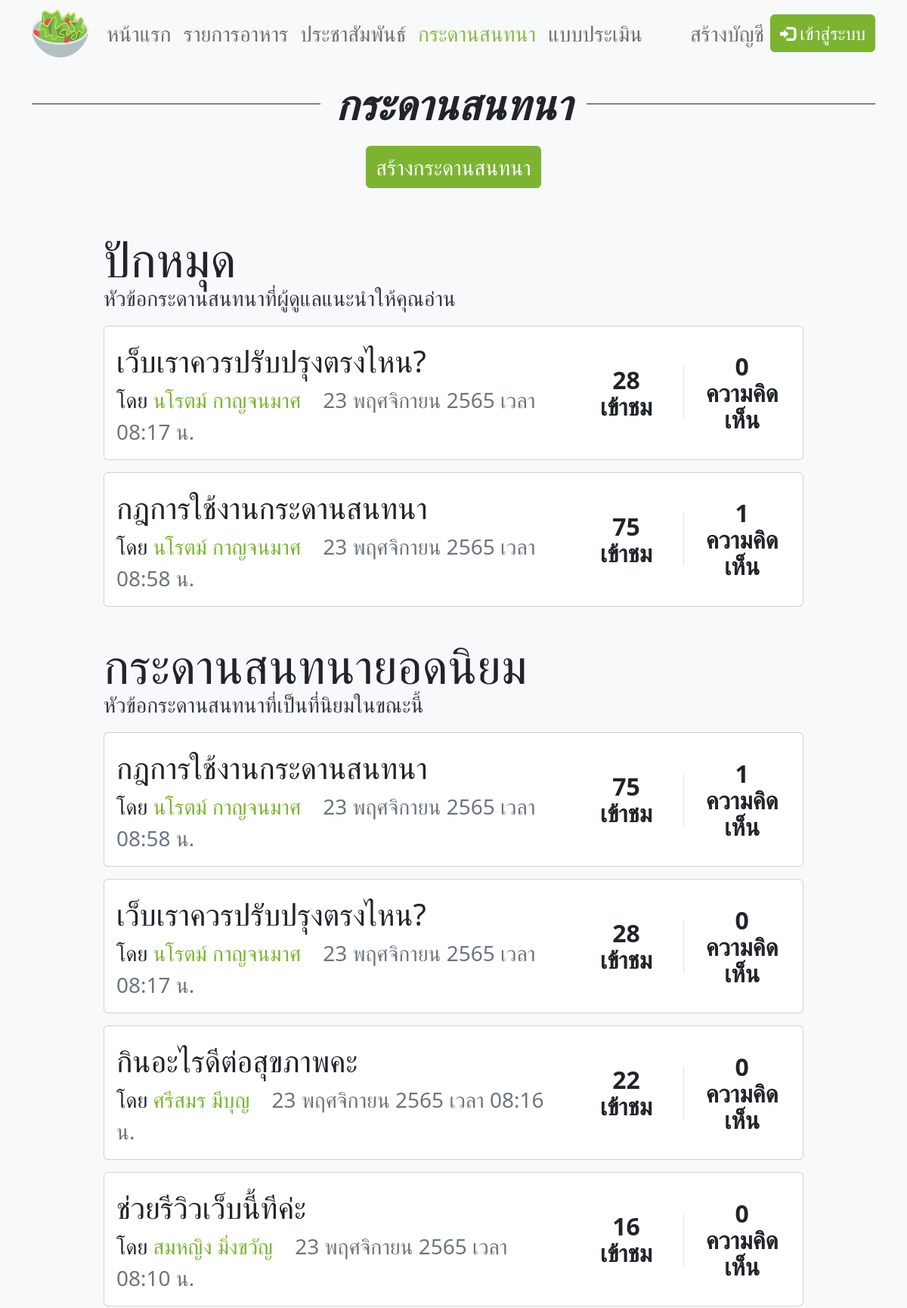
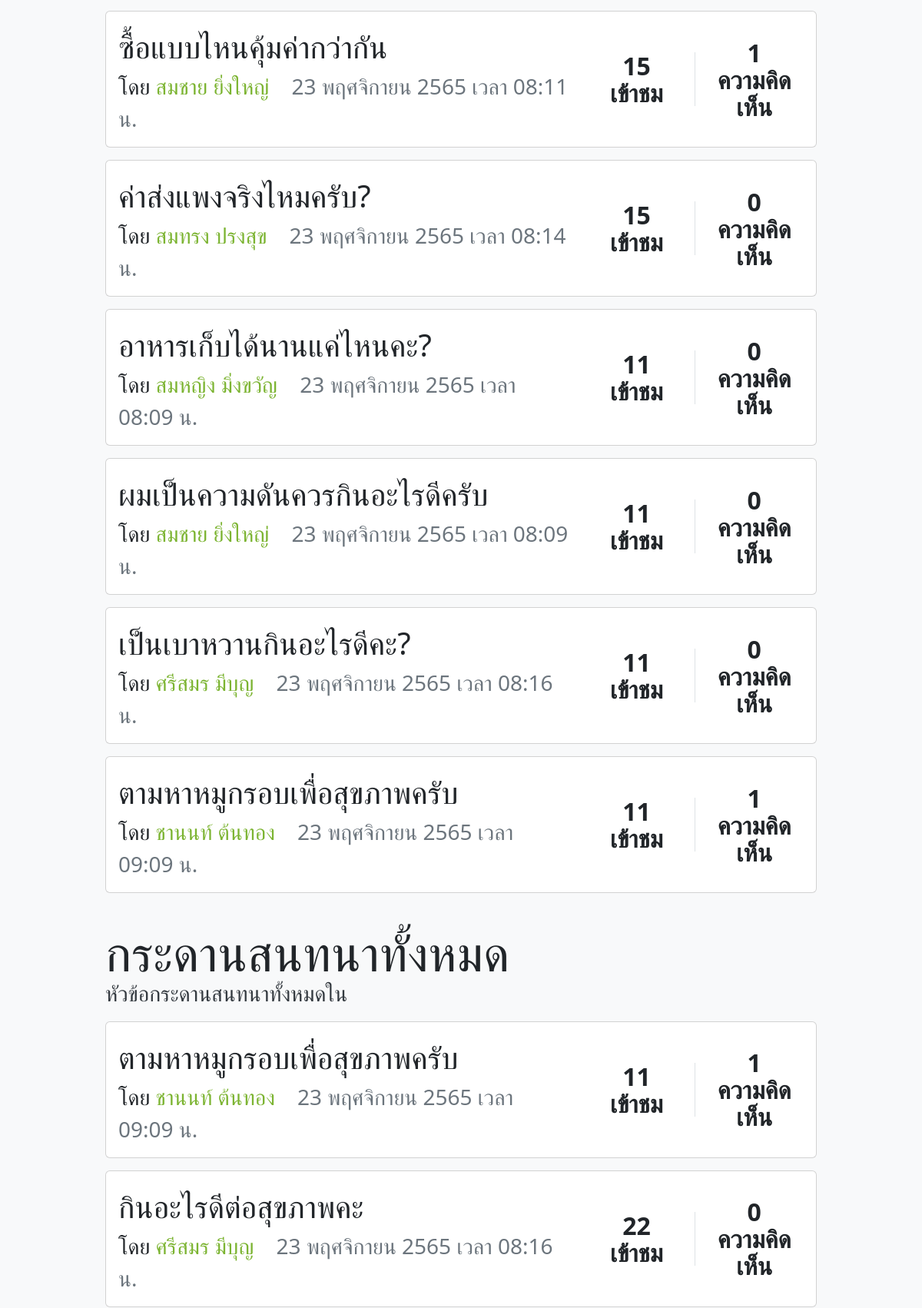
/?page=forum-home (upper part), run on the app's committed database (2 pictures, top to bottom).
### tables this page shows
CREATE TABLE `forum` (
  `forum_id` int(11) NOT NULL,
  `u_id` int(11) NOT NULL,
  `forum_pin` int(11) NOT NULL,
  `forum_topic` varchar(255) NOT NULL,
  `forum_detail` text NOT NULL,
  `forum_img` varchar(255) NOT NULL,
  `forum_created` datetime NOT NULL,
  `forum_updated` timestamp NOT NULL DEFAULT current_timestamp() ON UPDATE current_timestamp()
);

CREATE TABLE `user` (
  `u_id` int(11) NOT NULL,
  `u_fname` varchar(255) NOT NULL,
  `u_lname` varchar(255) NOT NULL,
  `u_tel` varchar(10) NOT NULL,
  `u_email` varchar(255) NOT NULL,
  `u_status` int(11) NOT NULL,
  `u_updated` timestamp NOT NULL DEFAULT current_timestamp() ON UPDATE current_timestamp()
);

### system/f_query.php (called while the page is built, shortened)
<?php
function loga($name, $text, $log) {
    return true;
}
function qry($sql, $log = false) {
    global $conn;
    if($query = mysqli_query($conn, $sql)) {
        return $query;
    }
    return false;
}
function num($sql, $log = false) {
    if($query = qry($sql, $log)) {
        $num = mysqli_num_rows($query);
        if($num >= 0) {
            return $num;
        }
    }
    return false;
}
function fec($sql, $log = false) {
    if($query = qry($sql, $log)) {
        if(num($sql, $log) > 0) {
            while($value = mysqli_fetch_array($query)) {
                $data[] = $value;
            }
            return $data;
        } else {
            loga("fetch", "no data to fetch", $log);
        }
    }
    return false;
}

### system/f_utility.php (called while the page is built, shortened)
<?php
function thai($time, $type = 1) {
    $cut = explode("-", $time);
    $timeNew = strtotime($time);
    $month_map = [
        "01" => "มกราคม",
        "02" => "กุมภาพันธ์",
        "03" => "มีนาคม",
        "04" => "เมษายน",
        "05" => "พฤษภาคม",
        "06" => "มิถุนายน",
        "07" => "กรกฎาคม",
        "08" => "สิงหาคม",
        "09" => "กันยายน",
        "10" => "ตุลาคม",
        "11" => "พฤศจิกายน",
        "12" => "ธันวาคม"
    ];
    $hour = date("H:i น.", $timeNew);
    $day = date("d", $timeNew);
    $month = $month_map[$cut[1]];
    $year = date("Y", $timeNew) + 543;
    if($type == 1) {
        $text = $month." ".$day.", ".$year;
        return $text;
    } elseif($type == 2) {
        $text = $day." ".$month." ".$year." เวลา ".$hour;
        return $text;
    }
    return $time;
}

### forum-home.php (the view, shortened to what this page needs)
<?php
$sql_pin = "SELECT * FROM forum WHERE forum_pin = 1";
$sql_hot = "SELECT forum_id, COUNT(forum_id) AS c FROM view_forum GROUP BY forum_id ORDER BY c DESC LIMIT 10";
$sql_all = "SELECT * FROM forum ORDER BY forum_created DESC";
?>
<div class="container pt-5">
    <div class="line">
        <span class="text">กระดานสนทนา</span>
    </div>
    <div class="my-3 text-center">
        <a href="?page=<?php if(@$_SESSION['u_id'] != ""){ echo "forum-create"; } else { echo "go-to&go_page=".urlencode("?page=login")."&old_page=".urlencode("page=forum-create"); } ?>" class="btn btn-primary fs-3">สร้างกระดานสนทนา</a>
    </div>
</div>
<div class="container pb-5">
    <div class="row justify-content-center">
        <div class="col-12 col-lg-10">
            <?php
            if(num($sql_pin) > 0) {
                ?>
                <p class="display-3 mt-5" style="line-height: calc(1.525rem + 3vw);">ปักหมุด</p>
                <p class="text-dark-80 fs-3 mb-3">หัวข้อกระดานสนทนาที่ผู้ดูแลแนะนำให้คุณอ่าน</p>
                <?php
                foreach (fec($sql_pin) as $key => $value) {
                    $sql_name = "SELECT * FROM user WHERE u_id='".$value['u_id']."'";
                    $data_name = fec($sql_name);
                    $sql_view = "SELECT COUNT(vforum_id) AS c FROM view_forum WHERE forum_id='".$value['forum_id']."'";
                    $data_view = fec($sql_view);
                    $sql_comment = "SELECT COUNT(comf_id) AS c FROM comment_forum WHERE forum_id='".$value['forum_id']."'";
                    $data_comment = fec($sql_comment);
                    ?>
                    <div class="card my-3">
                        <div class="card-body">
                            <div class="row d-none d-lg-flex">
                                <div class="col-8">
                                    <p class="fs-1"><?= $value['forum_topic'] ?></p>
                                    <p class="fs-3">โดย <span class="text-primary"><?= $data_name[0]['u_fname']." ".$data_name[0]['u_lname'] ?></span>&nbsp;&nbsp;&nbsp;&nbsp;<span class="text-muted"><?= thai($value['forum_updated'], 2) ?></span></p>
                                </div>
                                <div class="col-4 my-auto">
                                    <div class="row justify-content-center align-items-center">
                                        <div class="col-6 text-center border-end border-1">
                                            <p class="fs-2 fw-bold" style="line-height: 35px;"><?= number_format($data_view[0]['c']) ?></p>
                                            <p class="fs-2 fw-bold" style="line-height: 35px;">เข้าชม</p>
                                        </div>
                                        <div class="col-6 text-center">
                                            <p class="fs-2 fw-bold" style="line-height: 35px;"><?= number_format($data_comment[0]['c']) ?></p>
                                            <p class="fs-2 fw-bold" style="line-height: 35px;">ความคิดเห็น</p>
                                        </div>
                                    </div>
                                </div>
                            </div>
                        </div>
                    </div>
                    <?php
                }
            }
            if(num($sql_hot) > 0) {
                ?>
                <p class="display-3 mt-5" style="line-height: calc(1.525rem + 3vw);">กระดานสนทนายอดนิยม</p>
                <p class="text-dark-80 fs-3 mb-3">หัวข้อกระดานสนทนาที่เป็นที่นิยมในขณะนี้</p>
                <?php
                foreach (fec($sql_hot) as $key => $value) {
                    $sql_forum = "SELECT * FROM forum WHERE forum_id='".$value['forum_id']."'";
                    $data_forum = fec($sql_forum);
                    $sql_name = "SELECT * FROM user WHERE u_id='".$data_forum[0]['u_id']."'";
                    $data_name = fec($sql_name);
                    $sql_view = "SELECT COUNT(vforum_id) AS c FROM view_forum WHERE forum_id='".$value['forum_id']."'";
                    $data_view = fec($sql_view);
                    $sql_comment = "SELECT COUNT(comf_id) AS c FROM comment_forum WHERE forum_id='".$value['forum_id']."'";
                    $data_comment = fec($sql_comment);
                    ?>
                    <div class="card my-3">
                        <div class="card-body">
                            <div class="row d-none d-lg-flex">
                                <div class="col-8">
                                    <p class="fs-1"><?= $data_forum[0]['forum_topic'] ?></p>
                                    <p class="fs-3">โดย <span class="text-primary"><?= $data_name[0]['u_fname']." ".$data_name[0]['u_lname'] ?></span>&nbsp;&nbsp;&nbsp;&nbsp;<span class="text-muted"><?= thai($data_forum[0]['forum_updated'], 2) ?></span></p>
                                </div>
                                <div class="col-4 my-auto">
                                    <div class="row justify-content-center align-items-center">
                                        <div class="col-6 text-center border-end border-1">
                                            <p class="fs-2 fw-bold" style="line-height: 35px;"><?= number_format($data_view[0]['c']) ?></p>
                                            <p class="fs-2 fw-bold" style="line-height: 35px;">เข้าชม</p>
                                        </div>
                                        <div class="col-6 text-center">
                                            <p class="fs-2 fw-bold" style="line-height: 35px;"><?= number_format($data_comment[0]['c']) ?></p>
                                            <p class="fs-2 fw-bold" style="line-height: 35px;">ความคิดเห็น</p>
                                        </div>
                                    </div>
                                </div>
                            </div>
                        </div>
                    </div>
                    <?php
                }
            }
            if(num($sql_all) > 0) {
                ?>
                <p class="display-3 mt-5" style="line-height: calc(1.525rem + 3vw);">กระดานสนทนาทั้งหมด</p>
                <p class="text-dark-80 fs-3 mb-3">หัวข้อกระดานสนทนาทั้งหมดใน</p>
                <?php
                foreach (fec($sql_all) as $key => $value) {
                    $sql_name = "SELECT * FROM user WHERE u_id='".$value['u_id']."'";
                    $data_name = fec($sql_name);
                    $sql_view = "SELECT COUNT(vforum_id) AS c FROM view_forum WHERE forum_id='".$value['forum_id']."'";
                    $data_view = fec($sql_view);
                    $sql_comment = "SELECT COUNT(comf_id) AS c FROM comment_forum WHERE forum_id='".$value['forum_id']."'";
                    $data_comment = fec($sql_comment);
                    ?>
                    <div class="card my-3">
                        <div class="card-body">
                            <div class="row d-none d-lg-flex">
                                <div class="col-8">
                                    <p class="fs-1"><?= $value['forum_topic'] ?></p>
                                    <p class="fs-3">โดย <span class="text-primary"><?= $data_name[0]['u_fname']." ".$data_name[0]['u_lname'] ?></span>&nbsp;&nbsp;&nbsp;&nbsp;<span class="text-muted"><?= thai($value['forum_updated'], 2) ?></span></p>
                                </div>
                                <div class="col-4 my-auto">
                                    <div class="row justify-content-center align-items-center">
                                        <div class="col-6 text-center border-end border-1">
                                            <p class="fs-2 fw-bold" style="line-height: 35px;"><?= number_format($data_view[0]['c']) ?></p>
                                            <p class="fs-2 fw-bold" style="line-height: 35px;">เข้าชม</p>
                                        </div>
                                        <div class="col-6 text-center">
                                            <p class="fs-2 fw-bold" style="line-height: 35px;"><?= number_format($data_comment[0]['c']) ?></p>
                                            <p class="fs-2 fw-bold" style="line-height: 35px;">ความคิดเห็น</p>
                                        </div>
                                    </div>
                                </div>
                            </div>
                        </div>
                    </div>
                    <?php
                }
            }
            ?>
        </div>
    </div>
</div>

### assets/style.css (style rules this page uses)
:root { --green: #7cb432; --green-rgb: rgb(124, 180, 50); --blue: #149da1; }
* { padding: 0; margin: 0; font-family: 'f', Segoe UI, Tahoma, Geneva, Verdana, sans-serif; }
p { margin-bottom: 0; }
.text-dark-80 { color: #343a40; }
.line { height: 40px; border-top: 1px solid; text-align: center; font-weight: bold; font-style: italic; }
.line .text { position: relative; font-size: 36px; top: -28px; background-color: #f8f9fa; padding-left: 20px; padding-right: 20px; }
@media (min-width: 992px) { .line .text { font-size: 56px; top: -43px; } }

### data on the page
forum: forum_topic "เว็บเราควรปรับปรุงตรงไหน?", u.u_fname "นโรตม์", u.u_lname "กาญจนมาศ", forum_updated "23 พฤศจิกายน 2565 เวลา 08:17 น.", c "28", c "0"
forum: forum_topic "กฎการใช้งานกระดานสนทนา", u.u_fname "นโรตม์", u.u_lname "กาญจนมาศ", forum_updated "23 พฤศจิกายน 2565 เวลา 08:58 น.", c "75", c "1"
user: u_fname "นโรตม์", u_lname "กาญจนมาศ"
forum: forum_topic "กินอะไรดีต่อสุขภาพคะ", forum_updated "23 พฤศจิกายน 2565 เวลา 08:16 น.", u.u_fname "ศรีสมร", u.u_lname "มีบุญ", c "22", c "0"
user: u_fname "ศรีสมร", u_lname "มีบุญ"
forum: forum_topic "ช่วยรีวิวเว็บนี้ทีค่ะ", forum_updated "23 พฤศจิกายน 2565 เวลา 08:10 น."
user: u_fname "สมหญิง", u_lname "มิ่งขวัญ"
forum: forum_topic "ซื้อแบบไหนคุ้มค่ากว่ากัน", forum_updated "23 พฤศจิกายน 2565 เวลา 08:11 น."
user: u_fname "สมชาย", u_lname "ยิ่งใหญ่"
forum: forum_topic "ค่าส่งแพงจริงไหมครับ?", forum_updated "23 พฤศจิกายน 2565 เวลา 08:14 น."
user: u_fname "สมทรง", u_lname "ปรงสุข"
forum: forum_topic "อาหารเก็บได้นานแค่ไหนคะ?", forum_updated "23 พฤศจิกายน 2565 เวลา 08:09 น."
forum: forum_topic "ผมเป็นความดันควรกินอะไรดีครับ", forum_updated "23 พฤศจิกายน 2565 เวลา 08:09 น."
forum: forum_topic "เป็นเบาหวานกินอะไรดีคะ?", forum_updated "23 พฤศจิกายน 2565 เวลา 08:16 น."
forum: forum_topic "ตามหาหมูกรอบเพื่อสุขภาพครับ", forum_updated "23 พฤศจิกายน 2565 เวลา 09:09 น.", u.u_fname "ชานนท์", u.u_lname "ต้นทอง", c "11", c "1"
user: u_fname "ชานนท์", u_lname "ต้นทอง"

### other printed values
$data_view[0]['c'] "75"
$data_comment[0]['c'] "1"
$data_view[0]['c'] "28"
$data_comment[0]['c'] "0"
$data_view[0]['c'] "22"
$data_view[0]['c'] "16"
$data_view[0]['c'] "15"
$data_view[0]['c'] "11"
